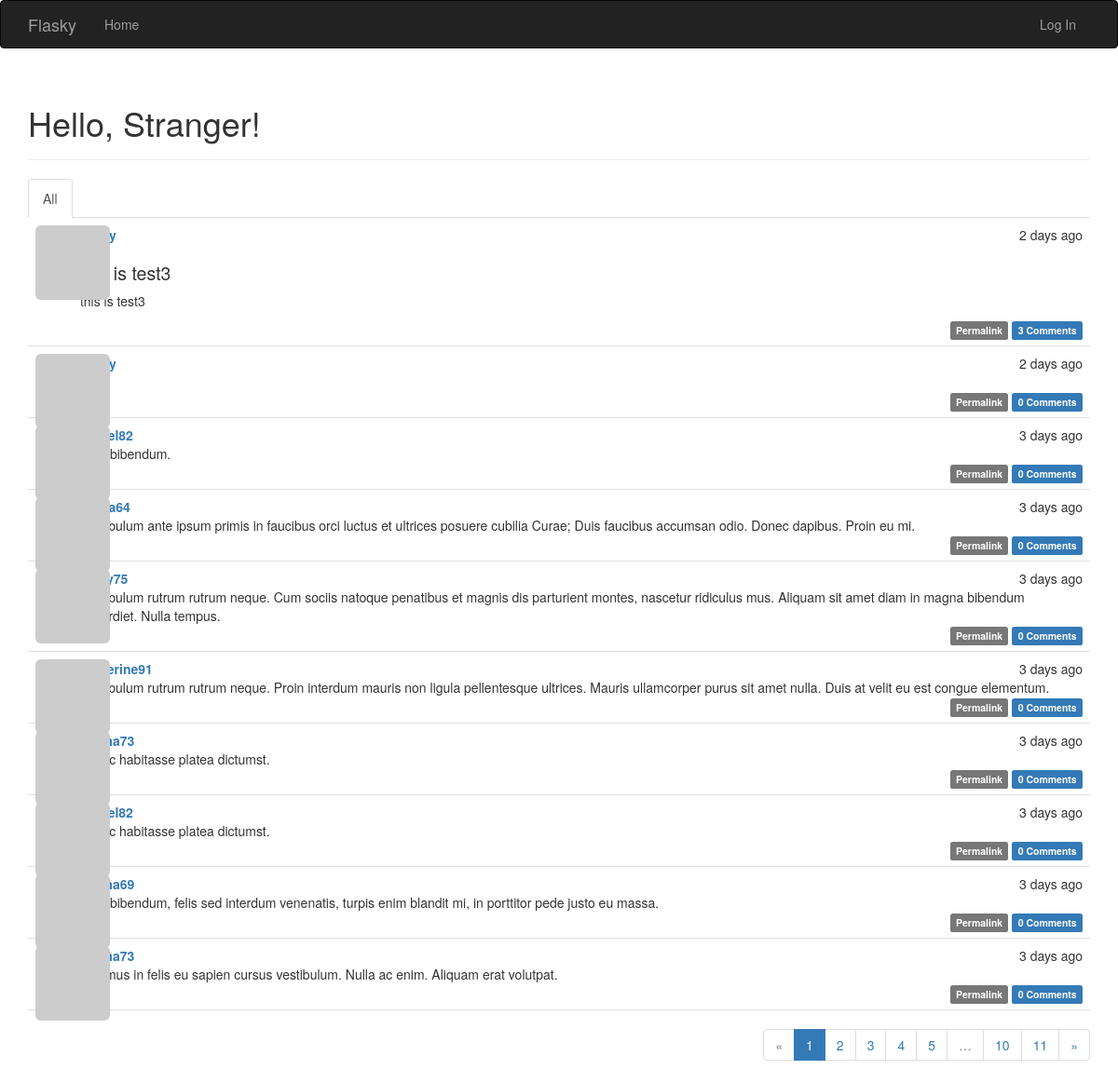
The page / on the database its author committed.
### app/models.py (models this page shows, shortened)
class Post(db.Model):
    __tablename__ = 'posts'
    id = db.Column(db.Integer, primary_key=True)
    body = db.Column(db.Text)
    timestamp = db.Column(db.DateTime, index=True, default=datetime.utcnow)
    author_id = db.Column(db.Integer, db.ForeignKey('users.id'))
    body_html = db.Column(db.Text)
    comments = db.relationship('Comment', backref='post', lazy='dynamic')

class User(UserMixin, db.Model):
    __tablename__ = 'users'
    id = db.Column(db.Integer, primary_key=True)
    username = db.Column(db.String(64), unique=True, index=True)
    password_hash = db.Column(db.String(128))
    email = db.Column(db.String(64), unique=True, index=True)
    role_id = db.Column(db.Integer, db.ForeignKey('roles.id'))
    confirmed = db.Column(db.Boolean, default=False)
    name = db.Column(db.String(64))
    location = db.Column(db.String(64))
    about_me = db.Column(db.Text())
    member_since = db.Column(db.DateTime(), default=datetime.utcnow)
    last_seen = db.Column(db.DateTime(), default=datetime.utcnow)
    avatar_hash = db.Column(db.String(32))
    posts = db.relationship('Post', backref='author', lazy='dynamic')
    followed = db.relationship('Follow',
                               foreign_keys=[Follow.follower_id],
                               backref=db.backref('follower', lazy='joined'),
                               lazy='dynamic',
                               cascade='all, delete-orphan')
    followers = db.relationship('Follow',
                                foreign_keys=[Follow.followed_id],
                                backref=db.backref('followed', lazy='joined'),
                                lazy='dynamic',
                                cascade='all, delete-orphan')
    comments = db.relationship('Comment', backref='author', lazy='dynamic')
    @property
    def password(self):
        """不能直接获取密码"""
        raise AttributeError('password is not a readable attribute')
    def gravatar(self, size=100, default='identicon', rating='g'):
        if request.is_secure:
            url = 'https://secure.gravatar.com/avatar'
        else:
            url = 'http://www.gravatar.com/avatar'
        hash = self.avatar_hash or hashlib.md5(
            self.email.encode('utf-8')).hexdigest()
        return '{url}/{hash}?s={size}&d={default}&r={rating}'.format(
            url=url, hash=hash, size=size, default=default, rating=rating)

### app/main/views.py (the view)
@main.route('/', methods=['GET', 'POST'])
def index():
    form = PostForm()
    if current_user.can(Permission.WRITE_ARTICLES) and form.validate_on_submit():
        post = Post(body=form.body.data, author=current_user._get_current_object())
        db.session.add(post)
        return redirect(url_for('.index'))
    page = request.args.get('page', 1, type=int)
    show_followed = False
    if current_user.is_authenticated:
        show_followed = bool(request.cookies.get('show_followed', ''))
    if show_followed:
        query = current_user.followed_posts
    else:
        query = Post.query
    pagination = query.order_by(Post.timestamp.desc()).paginate(
        page, per_page=current_app.config['FLASKY_POSTS_PER_PAGE'], error_out=False)
    posts = pagination.items
    return render_template('index.html', form=form, posts=posts, show_followed=show_followed, pagination=pagination)

### app/auth/views.py (called while the page is built)
@auth.before_app_request
def before_request():
    if current_user.is_authenticated:
        current_user.ping()
        if not current_user.confirmed \
                and request.endpoint \
                and request.endpoint[:5] != 'auth.' \
                and request.endpoint != 'static':
            return redirect(url_for('auth.unconfirmed'))

### app/main/__init__.py (called while the page is built)
@main.app_context_processor
def inject_permissions():
    return dict(Permission=Permission)

### app/models.py (called while the page is built)
    def can(self, permissions):
        return False

    def is_administrator(self):
        return False

### app/templates/index.html (shortened to what this page needs)
{% extends "base.html" %}
{% import "bootstrap/wtf.html" as wtf %}
{% import "_macros.html" as macros %}
{% block page_content %}
<div class="page-header">
    <h1>Hello, {% if current_user.is_authenticated %}{{ current_user.username }}{% else %}Stranger{% endif %}!</h1>
</div>
<div class="post-tabs">
    <ul class="nav nav-tabs">
        <li{% if not show_followed %} class="active"{% endif %}><a href="{{ url_for('.show_all') }}">All</a></li>
    </ul>
    {% include '_posts.html' %}
</div>
{% if pagination %}
<div class="pagination">
    {{ macros.pagination_widget(pagination, '.index') }}
</div>
{% endif %}
{% endblock %}

### app/templates/_posts.html (shortened to what this page needs)
<ul class="posts">
    {% for post in posts %}
    <li class="post">
        <div class="post-thumbnail">
            <a href="{{ url_for('.user', username=post.author.username) }}">
                <img class="img-rounded profile-thumbnail" src="{{ post.author.gravatar(size=40) }}">
            </a>
        </div>
        <div class="post-content">
            <div class="post-date">{{ moment(post.timestamp).fromNow() }}</div>
            <div class="post-author"><a href="{{ url_for('.user', username=post.author.username) }}">{{ post.author.username }}</a></div>
            <div class="post-body">
                {% if post.body_html %}
                    {{ post.body_html | safe }}
                {% else %}
                    {{ post.body }}
                {% endif %}
            </div>
            <div class="post-footer">
                <a href="{{ url_for('.post', id=post.id) }}">
                    <span class="label label-default">Permalink</span>
                </a>
                <a href="{{ url_for('.post', id=post.id) }}#comments">
                    <span class="label label-primary">{{ post.comments.count() }} Comments</span>
                </a>
            </div>
        </div>
    </li>
    {% endfor %}
</ul>

### app/static/styles.css (style rules this page uses)
.profile-thumbnail { position: absolute; }
div.post-tabs { margin-top: 16px; }
ul.posts { list-style-type: none; padding: 0px; margin: 16px 0px 0px 0px; border-top: 1px solid #e0e0e0; }
div.post-tabs ul.posts { margin: 0px; border-top: none; }
ul.posts li.post { padding: 8px; border-bottom: 1px solid #e0e0e0; }
div.post-date { float: right; }
div.post-author { font-weight: bold; }
div.post-thumbnail { position: absolute; }
div.post-content { margin-left: 48px; min-height: 48px; }
div.post-footer { text-align: right; }
div.pagination { width: 100%; text-align: right; padding: 0px; margin: 0px; }
.post-body h1 { font-size: 140%; }

### rows shown on the page
Post: timestamp "2 days ago", body_html "this is test3 this is test3", comments.count "3"
Post: timestamp "2 days ago", comments.count "0"
Post: timestamp "3 days ago", body "Duis bibendum.", comments.count "0"
Post: timestamp "3 days ago", body "Vestibulum ante ipsum primis in faucibus orci luctus et ultrices posuere cubilia Curae; Duis faucibus accumsan odio. Donec dapibus. Proin eu mi.", comments.count "0"
Post: timestamp "3 days ago", body "Vestibulum rutrum rutrum neque. Cum sociis natoque penatibus et magnis dis parturient montes, nascetur ridiculus mus. Aliquam sit amet diam in magna bibendum imperdiet. Nulla tempus.", comments.count "0"
Post: timestamp "3 days ago", author.username "katherine91", body "Vestibulum rutrum rutrum neque. Proin interdum mauris non ligula pellentesque ultrices. Mauris ullamcorper purus sit amet nulla. Duis at velit eu est congue elementum.", comments.count "0"
Post: timestamp "3 days ago", body "In hac habitasse platea dictumst.", comments.count "0"
Post: timestamp "3 days ago", body "In hac habitasse platea dictumst.", comments.count "0"
Post: timestamp "3 days ago", body "Duis bibendum, felis sed interdum venenatis, turpis enim blandit mi, in porttitor pede justo eu massa.", comments.count "0"
Post: timestamp "3 days ago", body "Vivamus in felis eu sapien cursus vestibulum. Nulla ac enim. Aliquam erat volutpat.", comments.count "0"

### other values the page prints
{{ p }} "1"
{{ p }} "2" "3" "4" "5" "10" "11"
